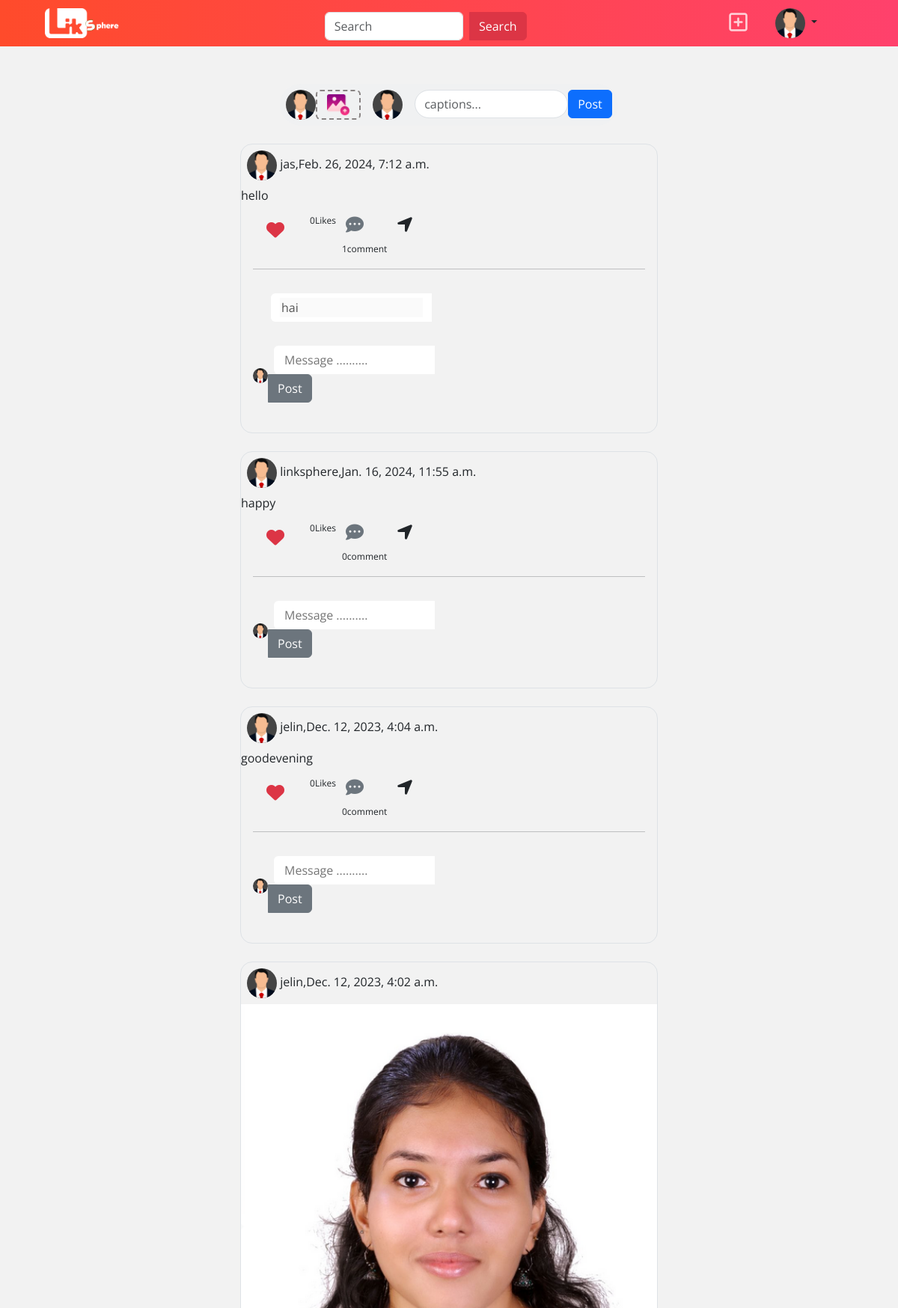
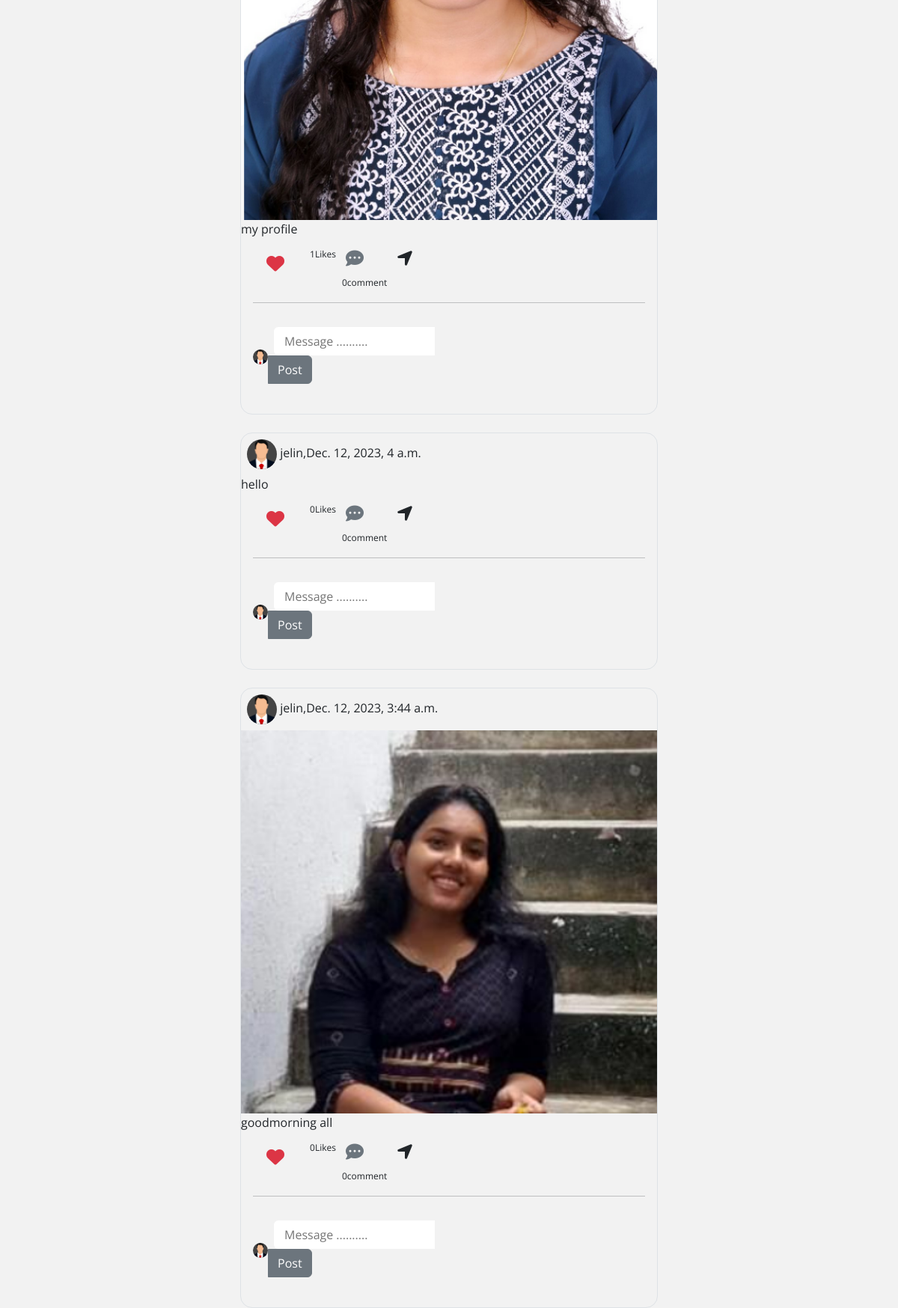
Page /index (signed in) on the committed database (2 pictures, top to bottom).
### social/models.py (models this page shows, shortened)
class Posts(models.Model):
    user=models.ForeignKey(User,on_delete=models.CASCADE,related_name="userpost")
    title=models.CharField(max_length=200)
    post_image=models.ImageField(upload_to="posters",null=True,blank=True)# null=true kodukkumbol databaseinu vendi,blank=true forminu vendi
    created_date=models.DateTimeField(auto_now_add=True)
    liked_by=models.ManyToManyField(User,related_name="post_like")

class Comments(models.Model):
    user=models.ForeignKey(User,related_name="comment",on_delete=models.CASCADE)
    text=models.CharField(max_length=200)
    created_date=models.DateTimeField(auto_now_add=True)
    post=models.ForeignKey(Posts,related_name="post_comments",on_delete=models.CASCADE)

### social/views.py (the view, shortened to what this page needs)
# urls.py: path('index',views.IndexView.as_view(),name='index'),
@method_decorator(decs,name="dispatch")
class IndexView(CreateView,ListView):
    template_name='index.html'
    form_class=PostForm
    model=Posts
    context_object_name="data" #dec12
    def get_queryset(self):
        blocked_profile=self.request.user.profile.block.all()
        qs=Posts.objects.all().exclude(user__id__in=blocked_profile).order_by("-created_date")
        return qs
    def get_context_data(self,**kwargs):
        context=super().get_context_data(**kwargs)
        current_date=timezone.now()
        context['stories']=Stories.objects.filter(expiry_date=current_date)
        return context

### social/forms.py
class PostForm(forms.ModelForm):
    class Meta:
        model=Posts
        fields=['title','post_image']

### social/templates/index.html (shortened to what this page needs)
<!DOCTYPE html>
{%load static%}
<html lang="en">
<head>
    <link href="https://cdn.jsdelivr.net/npm/bootstrap@5.3.2/dist/css/bootstrap.min.css" rel="stylesheet"
>
    <link rel="stylesheet" href="https://cdnjs.cloudflare.com/ajax/libs/font-awesome/6.5.1/css/all.min.css"
 />
    <link rel="stylesheet" href="{%static 'social/css/index.css'%}">
</head>
<body>
    <nav class="navbar fixed-top  p-0" style="	background: #FF416C;
	background: -webkit-linear-gradient(to right, #FF4B2B, #FF416C);
	background: linear-gradient(to right, #FF4B2B, #FF416C);">
        <div class="container-fluid">
            <a class="navbar-brand" href="#">
                <img src="{%static 'social/images/linkspherena.png'%}" alt="Logo" width="100" height="h-auto"
                    class="ms-5">
            </a>
            <div class="container mt-3 w-50 mb-2">
                <div class="row justify-content-center">
                    <div class="col-lg-6">
                        <form class="d-flex">
                            <input class="form-control me-2" type="search" placeholder="Search" aria-label="Search">
                            <button class="btn btn-danger rounded-start-0" type="submit">Search</button>
                        </form>
                    </div>
                </div>
            </div>
               <button class="btn" data-bs-toggle="modal" data-bs-target="#exampleModal">
                <i class="fa-regular fa-square-plus me-4 fs-3 text-white opacity-75"></i>
               </button>
            <div class="dropdown nav-item mr-lg-4" style="margin-right: 6em;">
                <a href="#" data-toggle="dropdown" class="nav-link dropdown-toggle">
                    {%if request.user.profile.profile_pic%}
                    <img class="profile-small" src="{{request.user.profile.profile_pic.url}}" alt="Avatar">
                    {%else%}
                    <img class="profile-small" src="{%static 'social/images/profilepic.png'%}" alt="Avatar">
                    {%endif%}
                </a>
            </div>
    </nav>
    <div class="container d-flex flex-column justify-content-center align-items-center mt-5">
        <form action="" method="post" enctype="multipart/form-data">
            <div class="container rounded-pill post p-2 mt-3 d-flex justify-content-evenly">
                <div class="">
                    {%if request.user.profile.profile_pic%}
                    <img class="profile-small" src="{{request.user.profile.profile_pic.url}}" alt="Avatar">
                    {%else%}
                    <img class="profile-small" src="{%static 'social/images/profilepic.png'%}" alt="Avatar">
                    {%endif%}
                </div>
                <div class="">
                    <label class="upload d-flex justify-content-center align-items-center" style="width: 60px;"
                        for="file"><img src="{%static 'social/images/upload.png'%}" style="width: 30px;" alt=""></label>
                </div> <img class="profile-small ms-3 me-3" src="{%static 'social/images/profilepic.png'%}" alt="">
                <div class="">
                    <input class="form-control rounded-pill" type="text" name="title" id="" placeholder="captions...">
                </div>
                <div class="">
                    <button class="btn btn-primary" type="submit">Post</button>
                </div>
            </div>
        </form>
        {%for post in data%}
        <div class="border border-1 rounded-4 mt-4 w-50">
            <div class="ms-2 mt-2 mb-2">
                {%if post.user.profile.profile_pic%}
                <img class="profile-small" src="{{post.user.profile.profile_pic.url}}" alt="Avatar">
                {%else%}
                <img class="profile-small" src="{%static 'social/images/profilepic.png'%}" alt="Avatar">
                {%endif%}
                {{post.user}},{{post.created_date}}
            </div>
            <div>
                {%if post.post_image%}
                <img src="{{post.post_image.url}}" class="h-auto w-100" alt="">
                {%endif%}
                {{post.title}}
            </div>
            <div class="ms-2 mt-2 mb-2 d-flex align-items-start">
                <form action="{%url 'like' post.id%}" method="post" class="d-flex">
                    {%if request.user in post.liked_by.all%}
                    <div class="d-block flex-column">
                        <div>
                            <button type="submit" class="btn" name="action" value="dislike">
                                <i class="fa-solid fa-heart-crack fs-4 text-danger btn"></i>
                            </button>
                        </div>
                    </div>
                    {%else%}
                    <div class="d-block flex-column">
                        <div>
                            <button type="submit" class="btn" name="action" value="like">
                                <i class="fa-solid fa-heart fs-4 text-danger btn"></i>
                            </button>
                        </div>
                    </div>
                    {%endif%}
                    <div>
                        <span class="ms-2 spa">{{post.liked_by.all.count}}Likes</span>
                    </div>
                </form>
                <div class="d-block flex-column">
                    <div>
                        <i class="fa-solid fa-comment-dots fs-4 text-secondary btn"></i>
                    </div>
                    <div>
                        <span class="ms-2 spa">{{post.post_comments.all.count}}comment</span>
                    </div>
                </div>
                <div class="d-block flex-column">
                    <div>
                        <i class="fa-solid fa-location-arrow fs-4 btn"></i>
                    </div>
                </div>
            </div>
            <hr class="ms-3 me-3">
            {%for c in post.post_comments.all%}
            <div class="p-2 ms-2 d-flex">
                <div class="p-2 ms-2">
                    <div class="ms-2 comment form-control rounded-end-0 border-0">
                        <input type="text" name="" value="{{c.text}}" disabled id="" placeholder="Message .........." class="border-0 w-100">
                    </div>
                </div>
            </div>
            {%endfor%}
            <div class="d-flex align-items-center mb-4 p-3">
                <div>
                    <img class="profile-xsmall" src="images/profilepic.png" alt="">
                </div>
                <form action="{%url 'comment' post.id%}" method="post">
                    <div class="ms-2 comment form-control rounded-end-0 border-0">
                        <input type="text" name="text" id="" placeholder="Message .........." class="border-0 w-100">
                    </div>
                    <div>
                        <button class="btn btn-secondary rounded-start-0" type="submit">Post</button>
                    </div>
                </form>
            </div>
        </div>
        {%endfor%}
    </div>
</body>
</html>

### social/static/social/css/index.css (style rules this page uses)
body { background: #f2f2f2; font-family: 'Open Sans', sans-serif; }
.profile-small { width:40px; border-radius: 50%; background-color: rgb(68, 68, 68); }
.profile-xsmall { width:20px; border-radius: 50%; background-color: rgb(68, 68, 68); }
.spa { font-size: 12px; }
.upload { height: 100%; width: 100%; border-radius: 6px; border: 2px dashed #888383; }
.post { background-color: #f0f1f2; }

### rows in the picture
Posts: user "jas", created_date "Feb. 26, 2024, 7:12 a.m.", title "hello", liked_by.all.count "0", post_comments.all.count "1"
Comments: text "hai"
Posts: user "linksphere", created_date "Jan. 16, 2024, 11:55 a.m.", title "happy", liked_by.all.count "0", post_comments.all.count "0"
Posts: user "jelin", created_date "Dec. 12, 2023, 4:04 a.m.", title "goodevening", liked_by.all.count "0", post_comments.all.count "0"
Posts: user "jelin", created_date "Dec. 12, 2023, 4:02 a.m.", post_image (picture), title "my profile", liked_by.all.count "1", post_comments.all.count "0"
Posts: user "jelin", created_date "Dec. 12, 2023, 4 a.m.", title "hello", liked_by.all.count "0", post_comments.all.count "0"
Posts: user "jelin", created_date "Dec. 12, 2023, 3:44 a.m.", post_image (picture), title "goodmorning all", liked_by.all.count "0", post_comments.all.count "0"
